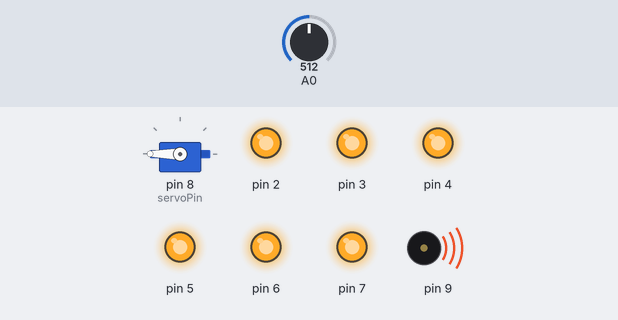
The sketch below on a simulated Arduino Uno, built with avr-gcc and run on an emulated ATmega328P. On the bench: servo, output pins drawn as LEDs (lit = HIGH), buzzer (waves = sounding). The test bench sets the inputs (shaded band); at power-on: A0 = 512. What the sketch prints to the serial monitor is not drawn.

Above: at 9.1 s.
9.2 s: A0 set to 267
At 17.1 s:
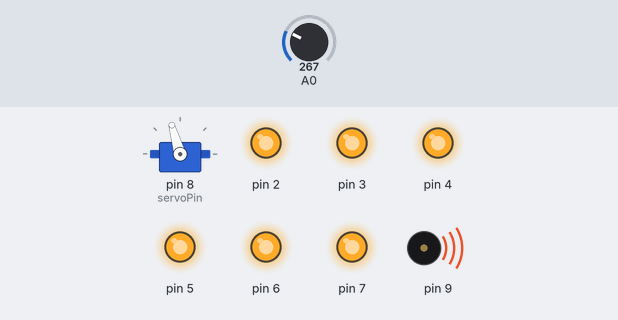
22.2 s: A0 set to 242
At 26.3 s:
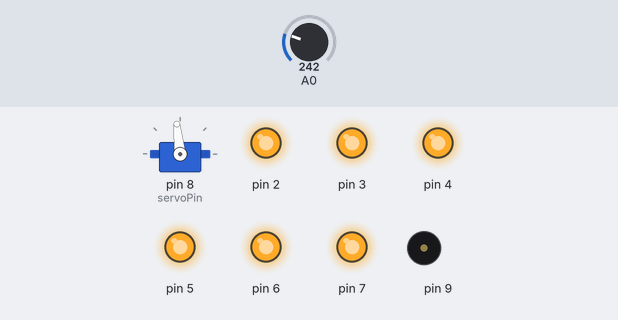
30.5 s: A0 set to 306
At 31.7 s:
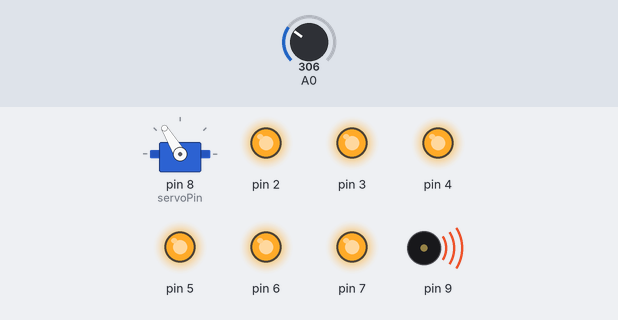
38.8 s: A0 set to 140
At 39.6 s:
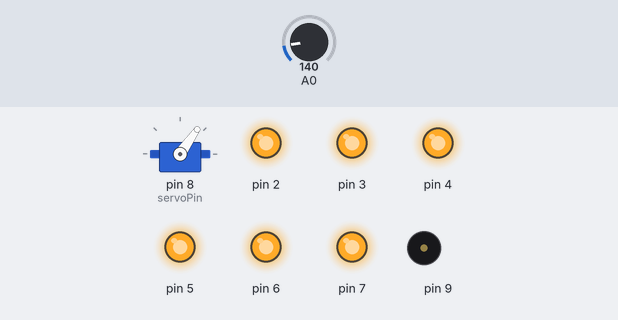
47.1 s: A0 set to 160
At 47.9 s:
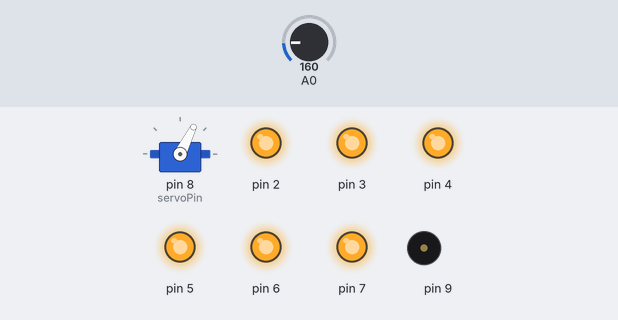
55.4 s: A0 set to 511
At 58.9 s:
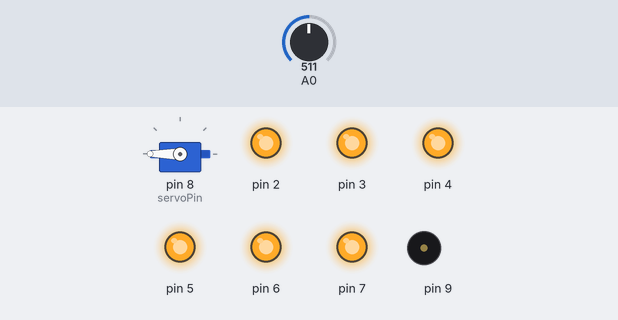
Timing chart, 0 to 64.7 s (numbered marks = the images above; inputs shaded):
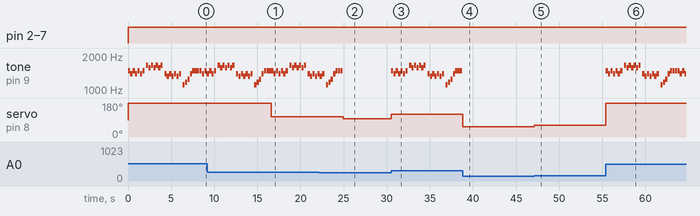

The sketch:

thumb_force.ino
```cpp
#include <Servo.h> //import servo library through menu
#include "pitches.h" // import pitches

Servo servoMotor; // instance of servo object
int servoPin = 8; // control pin for servo

// notes in the melody:
 int melody[] = {NOTE_FS6, NOTE_F6, NOTE_FS6, NOTE_F6, NOTE_FS6, NOTE_F6,
 NOTE_FS6, 0, NOTE_GS6, NOTE_G6, NOTE_GS6, NOTE_G6, NOTE_GS6, NOTE_G6, NOTE_GS6,
 0, NOTE_F6, NOTE_E6, NOTE_F6, NOTE_E6, NOTE_F6, NOTE_E6, NOTE_F6, 0,
 NOTE_CS6, NOTE_D6, NOTE_DS6, NOTE_F6, NOTE_FS6, NOTE_FS6, NOTE_FS6};

 // note durations: 4 = quarter note, 8 = eighth note, etc.:
 int noteDurations[] = {4,4,4,4,4,4,4,8,4,4,4,4,4,4,4,8,4,4,4,4,4,4,4,
 8,4,4,4,4,4,4,4 };


void setup(){
  Serial.begin(9600);
  servoMotor.attach(servoPin); // attaches the servo on pin 2
  for (int pin = 2; pin < 8; pin++){
    pinMode(pin, OUTPUT);
  }

//  // iterate over the notes of the melody:
//   for (int thisNote = 0; thisNote < 31; thisNote++) {
//
//     // to calculate the note duration, take one second
//     // divided by the note type.
//     //e.g. quarter note = 1000 / 4, eighth note = 1000/8, etc.
//     int noteDuration = 1000/noteDurations[thisNote];
//     tone(9, melody[thisNote],noteDuration);
//
//     //pause for the note's duration plus 30 ms:
//     delay(noteDuration +30);
//   }
}

void loop(){
  // read the input on analog pin 0:
  int sensorValue = analogRead(A0);

  // print out the value you read:
  Serial.println(sensorValue);


  // Delay to smooth out readings
  delay(5);

  //map flex sensor input to servo angle
  int servoAngle = map(sensorValue, 0,450,0,179);

  // Move the servo the desired angle only if above threshold
  if (servoAngle > 10) {
    servoMotor.write(servoAngle);
  }

  // Map flex sensor input to frequency
  float freq = map(sensorValue,0,450,100,1000);

  //turn on the LEDs according to how hard the sensor is pressed
  if (sensorValue > 25) {
    for (int pin = 2; pin < 3; pin++){
      digitalWrite(pin, HIGH);
    }
  }
  if (sensorValue > 50) {
    for (int pin = 2; pin < 4; pin++){
      digitalWrite(pin, HIGH);
    }
  }
  if (sensorValue > 100) {
    for (int pin = 2; pin < 5; pin++){
      digitalWrite(pin, HIGH);
    }
  }
  if (sensorValue > 150) {
    for (int pin = 2; pin < 6; pin++){
      digitalWrite(pin, HIGH);
    }
  }
  if (sensorValue > 200) {
    for (int pin = 2; pin < 7; pin++){
      digitalWrite(pin, HIGH);
    }
  }
  if (sensorValue > 250) {
    for (int pin = 2; pin < 8; pin++){
      digitalWrite(pin, HIGH);
    }

    // loop through melody if player gets high enough score
   for (int thisNote = 0; thisNote < 31; thisNote++) {

     // to calculate the note duration, take one second
     // divided by the note type.
     //e.g. quarter note = 1000 / 4, eighth note = 1000/8, etc.
     int noteDuration = 1000/noteDurations[thisNote];
     tone(9, melody[thisNote],noteDuration);

     //pause for the note's duration plus 30 ms:
     delay(noteDuration +30);
   }
  }
  if (sensorValue < 25) {
    for (int pin = 2; pin < 8; pin++){
      digitalWrite(pin, LOW);
    }
  }

}
```

pitches.h
```cpp
/*************************************************
* Public Constants
*************************************************/

/*************************************************
* Public Constants
*************************************************/

 #define NOTE_B0  31
 #define NOTE_C1  33
 #define NOTE_CS1 35
 #define NOTE_D1  37
 #define NOTE_DS1 39
 #define NOTE_E1  41
 #define NOTE_F1  44
 #define NOTE_FS1 46
 #define NOTE_G1  49
 #define NOTE_GS1 52
 #define NOTE_A1  55
 #define NOTE_AS1 58
 #define NOTE_B1  62
 #define NOTE_C2  65
 #define NOTE_CS2 69
 #define NOTE_D2  73
 #define NOTE_DS2 78
 #define NOTE_E2  82
 #define NOTE_F2  87
 #define NOTE_FS2 93
 #define NOTE_G2  98
 #define NOTE_GS2 104
 #define NOTE_A2  110
 #define NOTE_AS2 117
 #define NOTE_B2  123
 #define NOTE_C3  131
 #define NOTE_CS3 139
 #define NOTE_D3  147
 #define NOTE_DS3 156
 #define NOTE_E3  165
 #define NOTE_F3  175
 #define NOTE_FS3 185
 #define NOTE_G3  196
 #define NOTE_GS3 208
 #define NOTE_A3  220
 #define NOTE_AS3 233
 #define NOTE_B3  247
 #define NOTE_C4  262
 #define NOTE_CS4 277
 #define NOTE_D4  294
 #define NOTE_DS4 311
 #define NOTE_E4  330
 #define NOTE_F4  349
 #define NOTE_FS4 370
 #define NOTE_G4  392
 #define NOTE_GS4 415
 #define NOTE_A4  440
 #define NOTE_AS4 466
 #define NOTE_B4  494
 #define NOTE_C5  523
 #define NOTE_CS5 554
 #define NOTE_D5  587
 #define NOTE_DS5 622
 #define NOTE_E5  659
 #define NOTE_F5  698
 #define NOTE_FS5 740
 #define NOTE_G5  784
 #define NOTE_GS5 831
 #define NOTE_A5  880
 #define NOTE_AS5 932
 #define NOTE_B5  988
 #define NOTE_C6  1047
 #define NOTE_CS6 1109
 #define NOTE_D6  1175
 #define NOTE_DS6 1245
 #define NOTE_E6  1319
 #define NOTE_F6  1397
 #define NOTE_FS6 1480
 #define NOTE_G6  1568
 #define NOTE_GS6 1661
 #define NOTE_A6  1760
 #define NOTE_AS6 1865
 #define NOTE_B6  1976
 #define NOTE_C7  2093
 #define NOTE_CS7 2217
 #define NOTE_D7  2349
 #define NOTE_DS7 2489
 #define NOTE_E7  2637
 #define NOTE_F7  2794
 #define NOTE_FS7 2960
 #define NOTE_G7  3136
 #define NOTE_GS7 3322
 #define NOTE_A7  3520
 #define NOTE_AS7 3729
 #define NOTE_B7  3951
 #define NOTE_C8  4186
 #define NOTE_CS8 4435
 #define NOTE_D8  4699
 #define NOTE_DS8 4978
```

Measured:
- the behaviour switches between 251 and 250 on A0 (found by bisection; images 1 and 2)
- after the input at 9.2 s, servo on pin 8 (servoPin): 180° → 106° after 7.4 s
- after the input at 22.2 s, tone on pin 9: goes on until 24.9 s, then stays silent; servo on pin 8 (servoPin): 106° → 96° after 2.7 s
- after the input at 30.5 s, tone on pin 9: plays 1480 Hz for 0.25 s, 1397 Hz for 0.25 s, 1480 Hz for 0.25 s, 1397 Hz for 0.25 s, 1480 Hz for 0.25 s, 1397 Hz for 0.25 s … (28 notes in this stretch), starting at once; servo on pin 8 (servoPin): 96° → 121° at once
- after the input at 38.8 s, tone on pin 9: stops changing and stays silent; servo on pin 8 (servoPin): 121° → 55° at once
- after the input at 47.1 s, servo on pin 8 (servoPin): 55° → 63° at once
- after the input at 55.4 s, tone on pin 9: plays 1480 Hz for 0.25 s, 1397 Hz for 0.25 s, 1480 Hz for 0.25 s, 1397 Hz for 0.25 s, 1480 Hz for 0.25 s, 1397 Hz for 0.25 s … (32 notes in this stretch), starting at once; servo on pin 8 (servoPin): 63° → 180° at once
- by itself, tone on pin 9: plays 1480 Hz for 0.25 s, 1397 Hz for 0.25 s, 1480 Hz for 0.25 s, 1661 Hz for 0.25 s, 1568 Hz for 0.25 s, 1661 Hz for 0.25 s … (43 notes in this stretch)
